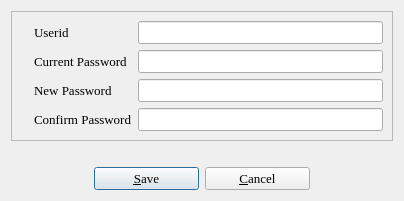
<?xml version="1.0" encoding="UTF-8"?>
<ui version="4.0">
 <class>passSelect</class>
 <widget class="QDialog" name="passSelect">
  <property name="maximumSize">
   <size>
    <width>16777215</width>
    <height>16777215</height>
   </size>
  </property>
  <property name="font">
   <font>
    <family>Times</family>
    <pointsize>10</pointsize>
   </font>
  </property>
  <property name="windowTitle">
   <string>BiblioteQ: Password Selection</string>
  </property>
  <property name="windowIcon">
   <iconset>
    <normaloff>icons.d/book.png</normaloff>icons.d/book.png</iconset>
  </property>
  <property name="sizeGripEnabled">
   <bool>false</bool>
  </property>
  <layout class="QVBoxLayout">
   <item>
    <widget class="QFrame" name="frame">
     <property name="sizePolicy">
      <sizepolicy hsizetype="Preferred" vsizetype="Preferred">
       <horstretch>0</horstretch>
       <verstretch>0</verstretch>
      </sizepolicy>
     </property>
     <property name="frameShape">
      <enum>QFrame::StyledPanel</enum>
     </property>
     <property name="frameShadow">
      <enum>QFrame::Raised</enum>
     </property>
     <layout class="QHBoxLayout">
      <item>
       <widget class="QLabel" name="label">
        <property name="text">
         <string/>
        </property>
        <property name="pixmap">
         <pixmap>icons.d/32x32/unlock.png</pixmap>
        </property>
       </widget>
      </item>
      <item>
       <layout class="QGridLayout">
        <item row="0" column="0">
         <widget class="QLabel" name="label_6">
          <property name="font">
           <font>
            <family>Times</family>
            <pointsize>10</pointsize>
           </font>
          </property>
          <property name="text">
           <string>Userid</string>
          </property>
         </widget>
        </item>
        <item row="0" column="1">
         <widget class="QLineEdit" name="userid">
          <property name="readOnly">
           <bool>true</bool>
          </property>
         </widget>
        </item>
        <item row="2" column="0">
         <widget class="QLabel" name="label_5">
          <property name="font">
           <font>
            <family>Times</family>
            <pointsize>10</pointsize>
           </font>
          </property>
          <property name="text">
           <string>New Password</string>
          </property>
         </widget>
        </item>
        <item row="2" column="1">
         <widget class="QLineEdit" name="password">
          <property name="echoMode">
           <enum>QLineEdit::Password</enum>
          </property>
         </widget>
        </item>
        <item row="3" column="0">
         <widget class="QLabel" name="label_2">
          <property name="font">
           <font>
            <family>Times</family>
            <pointsize>10</pointsize>
           </font>
          </property>
          <property name="text">
           <string>Confirm Password</string>
          </property>
         </widget>
        </item>
        <item row="3" column="1">
         <widget class="QLineEdit" name="passwordAgain">
          <property name="echoMode">
           <enum>QLineEdit::Password</enum>
          </property>
         </widget>
        </item>
        <item row="1" column="0">
         <widget class="QLabel" name="label_3">
          <property name="font">
           <font>
            <family>Times</family>
            <pointsize>10</pointsize>
           </font>
          </property>
          <property name="text">
           <string>Current Password</string>
          </property>
         </widget>
        </item>
        <item row="1" column="1">
         <widget class="QLineEdit" name="currentpassword">
          <property name="echoMode">
           <enum>QLineEdit::Password</enum>
          </property>
         </widget>
        </item>
       </layout>
      </item>
     </layout>
    </widget>
   </item>
   <item>
    <spacer>
     <property name="orientation">
      <enum>Qt::Vertical</enum>
     </property>
     <property name="sizeHint" stdset="0">
      <size>
       <width>382</width>
       <height>20</height>
      </size>
     </property>
    </spacer>
   </item>
   <item>
    <layout class="QHBoxLayout">
     <item>
      <spacer>
       <property name="orientation">
        <enum>Qt::Horizontal</enum>
       </property>
       <property name="sizeHint" stdset="0">
        <size>
         <width>40</width>
         <height>20</height>
        </size>
       </property>
      </spacer>
     </item>
     <item>
      <widget class="QPushButton" name="okButton">
       <property name="minimumSize">
        <size>
         <width>105</width>
         <height>0</height>
        </size>
       </property>
       <property name="font">
        <font>
         <family>Times</family>
         <pointsize>10</pointsize>
        </font>
       </property>
       <property name="text">
        <string>&amp;Save</string>
       </property>
       <property name="icon">
        <iconset>
         <normaloff>icons.d/16x16/ok.png</normaloff>icons.d/16x16/ok.png</iconset>
       </property>
      </widget>
     </item>
     <item>
      <widget class="QPushButton" name="cancelButton">
       <property name="minimumSize">
        <size>
         <width>105</width>
         <height>0</height>
        </size>
       </property>
       <property name="font">
        <font>
         <family>Times</family>
         <pointsize>10</pointsize>
        </font>
       </property>
       <property name="layoutDirection">
        <enum>Qt::LeftToRight</enum>
       </property>
       <property name="text">
        <string>&amp;Cancel</string>
       </property>
       <property name="icon">
        <iconset>
         <normaloff>icons.d/16x16/cancel.png</normaloff>icons.d/16x16/cancel.png</iconset>
       </property>
      </widget>
     </item>
     <item>
      <spacer>
       <property name="orientation">
        <enum>Qt::Horizontal</enum>
       </property>
       <property name="sizeHint" stdset="0">
        <size>
         <width>40</width>
         <height>20</height>
        </size>
       </property>
      </spacer>
     </item>
    </layout>
   </item>
  </layout>
 </widget>
 <tabstops>
  <tabstop>userid</tabstop>
  <tabstop>currentpassword</tabstop>
  <tabstop>password</tabstop>
  <tabstop>passwordAgain</tabstop>
  <tabstop>okButton</tabstop>
  <tabstop>cancelButton</tabstop>
 </tabstops>
 <resources/>
 <connections/>
</ui>
